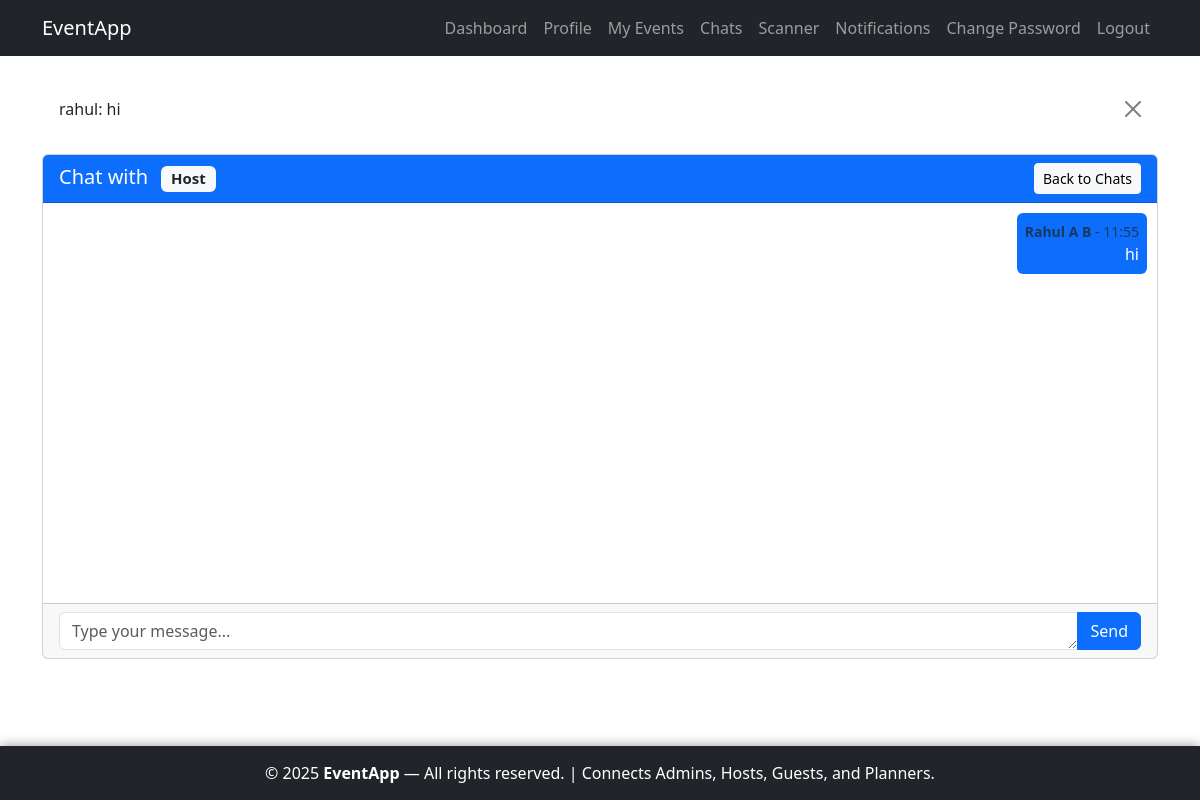
/chat/room/1/ (signed in), run on the app's committed database.
### chat/models.py (models this page shows)
class Message(models.Model):
    room = models.ForeignKey(Room, on_delete=models.CASCADE, related_name='messages')
    sender = models.ForeignKey(settings.AUTH_USER_MODEL, on_delete=models.CASCADE, related_name='sent_messages')
    content = models.TextField()
    timestamp = models.DateTimeField(default=timezone.now)
    is_read = models.BooleanField(default=False)
    def __str__(self):
        return f"{self.sender.username}: {self.content[:50]}"
    class Meta:
        ordering = ['timestamp']

### accounts/models.py (models this page shows, shortened)
class CustomUser(AbstractUser):
    ROLE_CHOICES = [
        ('planner', 'Planner'),
        ('guest', 'Guest'),
        ('host', 'Host'),
    ]
    role = models.CharField(
        max_length=10, choices=ROLE_CHOICES, blank=True, null=True,
        help_text="User role (None for superusers/admins)"
    )
    full_name = models.CharField(max_length=255, blank=True)
    email = models.EmailField(unique=True, blank=False)  # Enforced required in forms
    mobile_number = models.CharField(max_length=10, blank=True)
    address = models.TextField(blank=True)
    profile_picture = models.ImageField(upload_to='profiles/', blank=True, null=True)
    is_approved = models.BooleanField(default=False, help_text="For planners/guests only")

### chat/views.py (the view)
# urls.py: path('room/<int:pk>/', views.RoomDetailView.as_view(), name='room_detail'),
class RoomDetailView(LoginRequiredMixin, NonAdminRequiredMixin, DetailView):
    model = Room
    template_name = 'chat/room_detail.html'
    context_object_name = 'room'
    def get_queryset(self):
        return Room.objects.filter(participants=self.request.user)
    def get_context_data(self, **kwargs):
        context = super().get_context_data(**kwargs)
        messages_qs = self.object.messages.all()
        unread = messages_qs.filter(is_read=False).exclude(sender=self.request.user)
        for msg in unread:
            msg.is_read = True
            msg.save(update_fields=['is_read'])
        context['messages'] = messages_qs
        context['message_form'] = MessageForm()
        other_participants = self.object.participants.exclude(id=self.request.user.id)
        if other_participants.exists():
            context['other_user'] = other_participants.first()
        return context

### chat/forms.py (shortened to what this page needs)
class MessageForm(forms.Form):
    content = forms.CharField(
        max_length=1000,
        widget=forms.Textarea(attrs={'rows': 1, 'placeholder': 'Type your message...', 'class': 'form-control'}),
        label=False
    )

### chat/views.py (called while the page is built)
    def dispatch(self, request, *args, **kwargs):
        if request.user.is_superuser or (hasattr(request.user, 'role') and request.user.role == 'admin'):
            messages.warning(request, 'Admins cannot participate in chats.')
            return redirect('accounts:home')
        return super().dispatch(request, *args, **kwargs)

### chat/templates/chat/room_detail.html (shortened to what this page needs)
{% extends 'accounts/base.html' %}
{% load crispy_forms_tags %}
{% load chat_filters %}
{% block content %}
<div class="row">
    <div class="col-md-12">
        <div class="card">
            <div class="card-header d-flex justify-content-between align-items-center bg-primary text-white">
                <div>
                    <h5 class="mb-0">
                        {% if other_user %}
                             Chat with {{ other_user.full_name }}
                            <span class="badge bg-light text-dark ms-2">{{ other_user.role|title }}</span>
                        {% else %}
                            {{ room.name }}
                        {% endif %}
                    </h5>
                </div>
                <a href="{% url 'chat:room_list' %}" class="btn btn-light btn-sm">
                     Back to Chats
                </a>
            </div>
            <div class="card-body p-0">
                <div id="messages-container" class="d-flex flex-column"
                     style="height: 400px; overflow-y: scroll; padding: 10px;">
                    {% for message in messages %}
                        <div class="mb-2 {% if message.sender == user %}text-end{% else %}text-start{% endif %}">
                            <div class="d-inline-block p-2 rounded {% if message.sender == user %}bg-primary text-white{% else %}bg-light{% endif %}"
                                 style="max-width: 70%;">
                                <small class="text-muted d-block">
                                    <strong>{{ message.sender.full_name }}</strong> -
                                    {{ message.timestamp|date:"H:i" }}
                                </small>
                                {{ message.content }}
                            </div>
                        </div>
                    {% empty %}
                        <div class="text-center text-muted my-5">
                            <p>No messages yet. Start the conversation!</p>
                        </div>
                    {% endfor %}
                </div>
            </div>
            <div class="card-footer">
                <form id="message-form" method="post" action="{% url 'chat:send_message' room.pk %}">
                    <div class="input-group">
                        {{ message_form.content }}
                        <button type="submit" class="btn btn-primary">
                             Send
                        </button>
                    </div>
                </form>
            </div>
        </div>
    </div>
</div>
{% endblock %}

### accounts/templates/accounts/base.html (shortened to what this page needs)
{% load crispy_forms_tags %}
<!DOCTYPE html>
<html lang="en">
<head>
    <link href="https://cdn.jsdelivr.net/npm/bootstrap@5.3.3/dist/css/bootstrap.min.css" rel="stylesheet">
</head>
<body>
    <nav class="navbar navbar-expand-lg navbar-dark bg-dark">
        <div class="container">
            <a class="navbar-brand" href="{% url 'accounts:home' %}">EventApp</a>
            <div class="collapse navbar-collapse" id="navbarNav">
                <ul class="navbar-nav ms-auto">
                    {% if user.is_authenticated %}
                        {% if user.role == 'guest' %}
                            <li class="nav-item"><a class="nav-link" href="{% url 'guest:dashboard' %}">Dashboard</a></li>
                            <li class="nav-item"><a class="nav-link" href="{% url 'accounts:profile_edit' %}">Profile</a></li>
                            <li class="nav-item"><a class="nav-link" href="{% url 'chat:room_list' %}">Chats</a></li>
                            <li class="nav-item"><a class="nav-link" href="{% url 'notifications:notification_list' %}">Notifications</a></li>
                            <li class="nav-item"><a class="nav-link" href="{% url 'accounts:password_change' %}">Change Password</a></li>
                        {% elif user.role == 'host' %}
                            <li class="nav-item"><a class="nav-link" href="{% url 'host:dashboard' %}">Dashboard</a></li>
                            <li class="nav-item"><a class="nav-link" href="{% url 'accounts:profile_edit' %}">Profile</a></li>
                            <li class="nav-item"><a class="nav-link" href="{% url 'host:event_list' %}">My Events</a></li>
                            <li class="nav-item"><a class="nav-link" href="{% url 'chat:room_list' %}">Chats</a></li>
                            <li class="nav-item"><a class="nav-link" href="{% url 'host:qr_scanner' %}">Scanner</a></li>
                            <li class="nav-item"><a class="nav-link" href="{% url 'notifications:notification_list' %}">Notifications</a></li>
                            <li class="nav-item"><a class="nav-link" href="{% url 'accounts:password_change' %}">Change Password</a></li>
                        {% endif %}
                        <li class="nav-item"><a class="nav-link" href="{% url 'accounts:logout' %}">Logout</a></li>
                    {% else %}
                        <li class="nav-item"><a class="nav-link" href="{% url 'accounts:login' %}">Login</a></li>
                        <li class="nav-item"><a class="nav-link" href="{% url 'accounts:signup' %}">Sign Up</a></li>
                    {% endif %}
                </ul>
            </div>
        </div>
    </nav>
    <main class="container mt-4 mb-4">
        {% if messages %}
            {% for message in messages %}
                <div class="alert alert-{{ message.tags }} alert-dismissible fade show" role="alert">
                    {{ message }}
                    <button type="button" class="btn-close" data-bs-dismiss="alert"></button>
                </div>
            {% endfor %}
        {% endif %}
        {% block content %}{% endblock %}
    </main>
    <footer>
        <div class="container">
            <p class="mb-0 fs-6">&copy; 2025 <strong>EventApp</strong> — All rights reserved. | Connects Admins, Hosts, Guests, and Planners.</p>
        </div>
    </footer>
</body>
</html>

### accounts/templates/accounts/base.html (style rules this page uses)
html, body { height: 100%; margin: 0; }
body { display: flex; flex-direction: column; min-height: 100vh; }
main { flex: 1; }
footer { background-color: #212529; color: white; text-align: center; padding: 15px 0; width: 100%; box-shadow: 0 -2px 10px rgba(0, 0, 0, 0.3); }
footer .container { max-width: 98%; }

### data on the page
Message: sender+content "rahul: hi", sender.full_name "Rahul A B", timestamp "11:55", content "hi"
CustomUser: role "Host"
